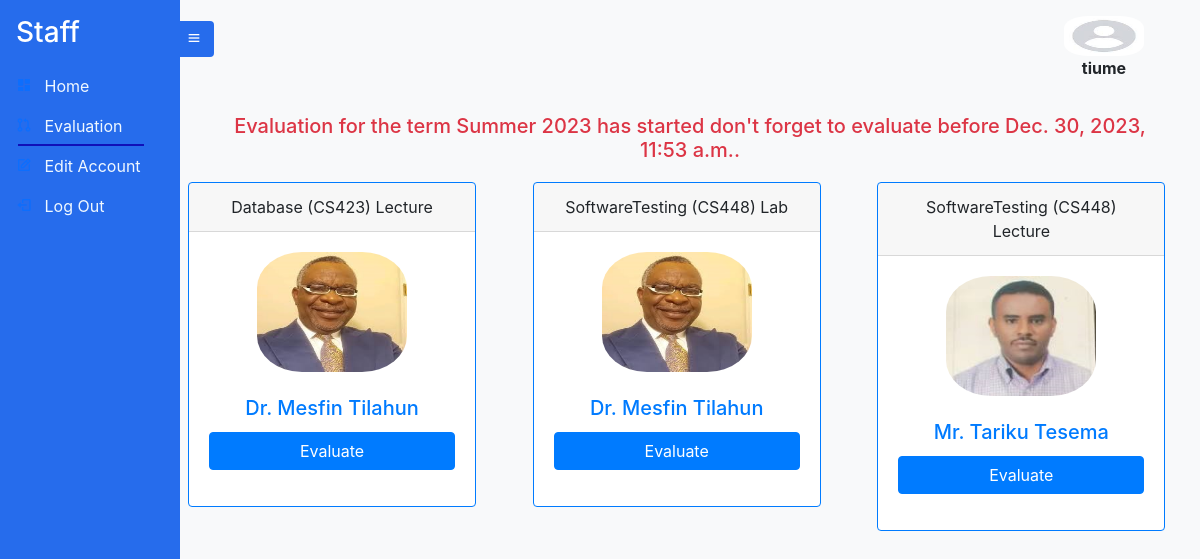
Screenshot of /evaluatepage (signed in) with the database file from the repository.
### Account/models.py (models this page shows)
class Account(AbstractUser):
    Role = models.CharField(max_length=25, null=True , choices=rolechoice ,  blank=True)
    email = models.EmailField(
        verbose_name='email address',
        max_length=255,
        unique=True,
    )

### Course/models.py (models this page shows, shortened)
class Term(models.Model):
    Term_id = models.UUIDField(default=uuid.uuid4, unique=True, primary_key=True, editable=False)
    Season = models.CharField(max_length=10, null=True, choices=season_choices, blank=True)
    current_year = datetime.now().year
    Year = models.IntegerField(
        default=current_year,
        validators=[
            MinValueValidator(current_year),
            MaxValueValidator(current_year + 1)
        ],
    )
    Evaluation_Start_Date = models.DateTimeField(null=True, blank=True ,
                                                 validators=[MinValueValidator(limit_value=timezone.now())])
    Evaluation_End_Date = models.DateTimeField(null = True , blank=True ,
                                               validators=[MinValueValidator(limit_value=timezone.now())])
    Courses_Given = models.ManyToManyField(Course)
    EvaluationDone = models.BooleanField(null=True, blank=True , default=False)

class CourseInstructor(models.Model):
    Instructors = models.ForeignKey(Instructor , on_delete=models.CASCADE)
    Course = models.ForeignKey(Course, on_delete=models.CASCADE)
    CourseType = models.CharField(max_length=10 , null=True ,  choices=coursetype , blank=True)
    Batch = models.ForeignKey(Batch , on_delete=models.CASCADE ,null=True , blank=True)
    Department = models.CharField(max_length=10 , null=True ,   choices=departmentchoice , blank=True)

class Course(models.Model):
    Course_id =  models.CharField(max_length=20 , unique=True,primary_key=True)
    CourseName = models.CharField(max_length=20 , null=True , blank=True)
    CreditHour = models.IntegerField(null=True , blank=True , validators=[MinValueValidator(1)])

### Instructor/models.py (models this page shows, shortened)
class Instructor(models.Model):
    Instructor_id =  models.CharField(max_length=20 , unique=True,primary_key=True)
    Account_id = models.OneToOneField(Account, on_delete=models.CASCADE, related_name='instructor')
    Title = models.CharField(max_length=10 , null=True ,  choices=titlechoice , blank=True)
    FirstName = models.CharField(max_length=20 , null=True , blank=True)
    LastName =  models.CharField(max_length=20 , null=True , blank=True)
    Sex = models.CharField(max_length=25, null=True , choices=genderchoice ,  blank=True)
    ProfilePic= models.FileField(null=True, blank=True, upload_to='profilepic/', default="profilepic/defaultprofile.jpeg")

### Staff/views.py (the view)
# urls.py: path('evaluatepage' , staff_evaluate_page , name='evaluate_staff'),
def staff_evaluate_page(request):
    term = None
    try:
        term = Term.objects.get(EvaluationDone = False)
    except:
        term = None
    evaluation_started = False
    evaluation_ended = False
    if(term.Evaluation_Start_Date <= timezone.now()): #check if evaluation started
        print('evaluation started')
        evaluation_started = True
    if(term.Evaluation_End_Date < timezone.now()): #check if evaluation ended
        print('evaluation ended')
        evaluation_ended = True
    staff = Staff.objects.get(Account_id=request.user)
    student_enrollments = StudentCourseEnrollment.objects.filter(term=term)
    staff_evaluation_result = StaffEvaluationResult.objects.filter(Staff_id = staff)
    evaluated_courses_types = []
    evaluated_instructors = []
    course_instructors = []
    if staff_evaluation_result:
        for staff_evaluation in staff_evaluation_result:
            evaluated_instructors.append(staff_evaluation.Instructor_id.Instructor_id)
            evaluated_courses_types.append(staff_evaluation.CourseType)
    courses_data = []
    for enrollment in student_enrollments:
        instructors_data = []
        for courseinstructors in CourseInstructor.objects.filter(Course = enrollment.course ):
            course_instructors.append(courseinstructors)
            instructor_info = {
                'name': f'{courseinstructors.Instructors.FirstName} {courseinstructors.Instructors.LastName}',
                'title': courseinstructors.Instructors.Title,
                'instructor_id':courseinstructors.Instructors.Instructor_id ,
                'profile_pic': courseinstructors.Instructors.ProfilePic.url if courseinstructors.Instructors.ProfilePic else None,
            }
            instructors_data.append(instructor_info)
        course_data = {
            'course_name': enrollment.course.CourseName,
            'course_id':enrollment.course.Course_id,
            'instructors': instructors_data,
            'evaluate_url': f'/evaluate/{enrollment.id}/',  # Replace with the actual URL for evaluation
        }
        courses_data.append(course_data)
    context = {
        'courses_data': courses_data,
        'term': term,
        'active_page':'evaluation',
        'staff':staff,
        'evaluated_courses_types':evaluated_courses_types,
        'course_instructors':course_instructors,
        'evaluated_instructors':evaluated_instructors,
        'evaluation_started':evaluation_started,
        'evaluation_ended':evaluation_ended,
    }
    return render(request, 'staff/evaluate.html', context)

### templates/staff/evaluate.html (shortened to what this page needs)
{% extends 'staff/staff.html' %}
{% block content %}
        {% if term %}
          {% if evaluation_started == True and evaluation_ended == False %}
          {% if  course_instructors %}
          <div class="card-body text-danger text-center">
        <h5 class="card-text">Evaluation for the term {{ term.Season }} {{ term.Year }} has started don't forget to evaluate before {{term.Evaluation_End_Date}}.
        </h5>
        </div>
      <div class="row">
        {% for course in course_instructors %}
          <div class="col-md-4 mb-4">
                <div class="text-center">
                  {% if course.Instructors.Instructor_id in evaluated_instructors and course.CourseType in evaluated_courses_types %}
                  <div class="card border-success mb-3" style="max-width: 18rem;">
                  {% else %}
                  <div class="card border-primary mb-3" style="max-width: 18rem;">
                  {% endif %}
                    <div class="card-header">{{ course.Course.CourseName }} ({{ course.Course.Course_id }}) {{course.CourseType}}</div>
                    {% if course.Instructors.Instructor_id in evaluated_instructors and course.CourseType in evaluated_courses_types %}
                  <div class="card-body text-success">
                    {% else %}
                    <div class="card-body text-primary">
                      {% endif %}
                      <p class="card-text">
                        {% if course.Instructors.ProfilePic %}
                        <img src="{{ course.Instructors.ProfilePic.url }}" alt="{{ instructor.FirstName }} Profile Pic" class="img-fluid mb-2" style="height: 120px; width: 150px; border-radius: 30%;">
                        {% endif %}
                      </p>
                      <h5 class="card-title">{{ course.Instructors.Title }} {{ course.Instructors.FirstName }} {{ course.Instructors.LastName }}</h5>
                      <div class="mb-3 d-md-flex">
                        {% if course.Instructors.Instructor_id in evaluated_instructors and course.CourseType in evaluated_courses_types %}
                        <a href="#" class="btn btn-success w-100 max-width-300 disabled">Evaluated</a>
                        {% else %}
                        <a href="{% url 'staff_evaluate_course' staff.Staff_id course.Course.Course_id course.Instructors.Instructor_id course.CourseType %}" class="btn btn-primary w-100 max-width-300">Evaluate</a>
                        {% endif %}
                       </div>
                    </div>
              </div>
            </div>
          </div>
        {% endfor %}
      </div>
    {% else %}
      <p class="text-muted text-center">No enrolled courses for the selected term.</p>
    {% endif %}
    {% elif evaluation_started == True and evaluation_ended == True  %}
    <div class="col-12">
      <div class="alert alert-warning" role="alert">
         Evaluation has ended strated for the term  {{ term.Season }} {{ term.Year }}.
       </div>
    </div>
    {% elif evaluation_started == False %}
    <div class="col-12">
      <div class="alert alert-warning" role="alert">
         Evaluation has not strated for the term  {{ term.Season }} {{ term.Year }}.
       </div>
    </div>
    {% endif %}
    {% else %}
    <div class="col-12">
      <div class="alert alert-warning" role="alert">
         Evaluation has not strated please wait!.
       </div>
    </div>
    {% endif %}
{% endblock %}

### templates/staff/staff.html
{% extends 'sidebarbase.html' %}
{% block content1 %}
  <div class="side-navbar active-nav d-flex justify-content-between flex-wrap flex-column" id="sidebar">
    <ul class="nav flex-column text-white w-100">
      <a href="#" class="nav-link h3 text-white my-2">
        Staff
      </a>
      <li class="nav-link {% if active_page == 'home' %}active{% endif %}">
        <i class="bx bxs-dashboard"></i>
        <span class="mx-2"><a class="inner-anchor" href="{% url 'staffhomepage' %}"> Home</a></span>
      </li>
      <li class="nav-link {% if active_page == 'evaluation' %}active{% endif %}">
        <i class="bx bx-git-pull-request"></i>
        <span class="mx-2"><a class="inner-anchor" href="{% url 'evaluate_staff' %}">Evaluation</a></span>
      </li>
      <li class="nav-link {% if active_page == 'editaccount' %}active{% endif %}">
        <i class="bx bx-edit"></i>
        <span class="mx-2"><a class="inner-anchor" href="{% url 'editpassword' %}"> Edit Account</a></span>
      </li>
      <li class="nav-link {% if active_page == 'logout' %}active{% endif %}">
        <i class="bx bx-log-out"></i>
        <span class="mx-2"><a class="inner-anchor" href="{% url 'logout' %}" > Log Out </a></span>
      </li>
    </ul>
  </div>
  <div class="p-2 active-cont my-container overflow-hidden">
    <nav class="navbar top-navbar navbar-light bg-light px-5">
      <a class="btn border-0" id="menu-btn"><i class="bx bx-menu"></i></a>
      <figure id="image" style="height: 30px; background-color: white">
        <img src="/static/images/profilePic/defaultprofile.jpeg" style="height: 40px; width: 80px; border-radius: 30%;">
        <figcaption style="text-align: center;"><b>{{user.username}}</b></figcaption>
      </figure>
    </nav>
    <br>
    {% block content %}
    {% endblock %}
{% endblock %}

### static/styles/sidebar.css (style rules this page uses)
* { margin: 0; padding: 0; box-sizing: border-box; }
body { min-height: 100vh; background-color:#f8f9fa; }
.side-navbar { width: 180px; height: 100%; position: fixed; margin-left: -300px; background-color:rgb(38, 108, 236); transition: 0.5s; }
.active-nav { margin-left: 0; }
.active-cont { margin-left: 180px; }
#menu-btn { background-color:rgb(38, 108, 236); color: #fff; margin-left: -62px; }
#image { max-width: 300px; height: 80px; border-radius: 50%; top: 10px; right: 0px; }
.inner-anchor { color: aliceblue; text-decoration: black; }
.bg-light { background-color: rgb(38, 108, 236);; }
.nav-link.active { position: relative; }
.nav-link.active:after { content: ''; position: absolute; bottom: 0; left: 10%; width: 70%; height: 2px; background-color: rgb(16, 16, 185); }

### rows the page displays
Account: username "tiume"
Term: Season "Summer", Year "2023", Evaluation_End_Date "Dec. 30, 2023, 11:53 a.m."
CourseInstructor: Course.CourseName "Database", Course.Course_id "CS423", CourseType "Lecture", Instructors.ProfilePic (picture), Instructors.Title "Dr.", Instructors.FirstName "Mesfin", Instructors.LastName "Tilahun", shows "Evaluate"
CourseInstructor: Course.CourseName "SoftwareTesting", Course.Course_id "CS448", CourseType "Lab", Instructors.ProfilePic (picture), Instructors.Title "Dr.", Instructors.FirstName "Mesfin", Instructors.LastName "Tilahun", shows "Evaluate"
CourseInstructor: Course.CourseName "SoftwareTesting", Course.Course_id "CS448", CourseType "Lecture", Instructors.ProfilePic (picture), Instructors.Title "Mr.", Instructors.FirstName "Tariku", Instructors.LastName "Tesema", shows "Evaluate"
